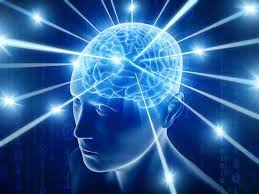
#> input picture Numpy/image.jpeg, 259 x 194 px
$ jupyter execute np-opencv-img.ipynb
#> lines starting #> are read from the running program, lines starting #| are printed output that depends on the picture
[cell 1]
import cv2
image_path = "image.jpeg"
img = cv2.imread(image_path)
#> img is the input picture: shape (194, 259, 3); mean B, G, R 151.7, 95.4, 46.4

print(img)
#> (printed output is left out)
print(type(img))
#| <class 'numpy.ndarray'>
img.shape
#> Out = (194, 259, 3)

[cell 2]
import matplotlib.pyplot as plt
plt.imshow(img)

[cell 3]
plt.imshow(img[::-1])
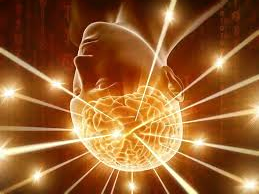
#> shown: shape (194, 259, 3); mean R, G, B 151.7, 95.4, 46.4

[cell 4]
plt.imshow(img[:,::-1])
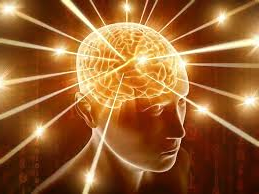
#> shown: shape (194, 259, 3); mean R, G, B 151.7, 95.4, 46.4

[cell 5]
plt.imshow(img[25:100,100:150])
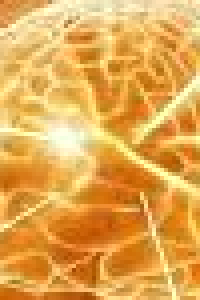
#> shown: shape (75, 50, 3) (shown 4 times larger); mean R, G, B 227.8, 168.4, 81

[cell 6]
plt.imshow(img[::2,::2])
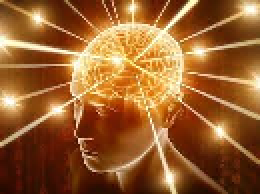
#> shown: shape (97, 130, 3) (shown 2 times larger); mean R, G, B 151.8, 95.4, 46.5

[cell 7]
import numpy as np
img_sin = np.sin(img)
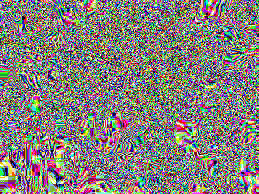
#> img_sin: shape (194, 259, 3) float16; mean B, G, R -0.0266, 0.00344, 0.0331; drawn with min black and max white
img_sin

[cell 8]
print(np.sum(img_sin),'\n',
np.mean(img_sin),'\n',
np.median(img_sin),'\n',
np.min(img_sin),'\n',
np.max(img_sin),'\n',
np.argmax(img_sin))
#| 501.5
#|  0.003338
#|  0.0
#|  -1.0
#|  1.0
#|  14

[cell 9]
arr = np.array([3,6,9,12,15])
arr<10

[cell 10]
arr>10

[cell 11]
arr[arr>10]

[cell 12]
masked_img = np.where(img > 100,255,0)
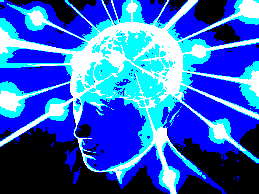
#> masked_img: shape (194, 259, 3) int64; mean B, G, R 197.8, 98.5, 46.1
plt.imshow(masked_img)
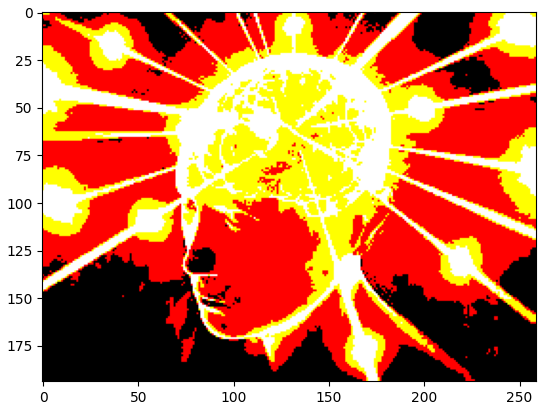
#> figure drawn by matplotlib, 1 panel; B, G, R data is drawn as R, G, B

[cell 13]
masked_img = np.where(img > 230,255,0)
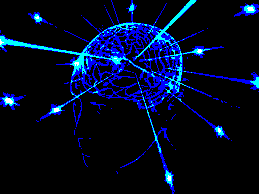
#> masked_img: shape (194, 259, 3) int64; mean B, G, R 36.2, 10.5, 0.8
plt.imshow(masked_img)
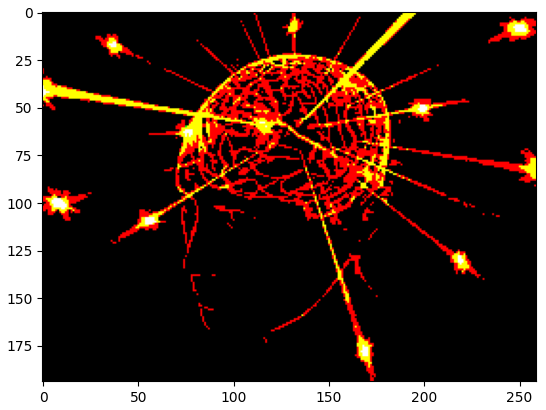
#> figure drawn by matplotlib, 1 panel; B, G, R data is drawn as R, G, B
